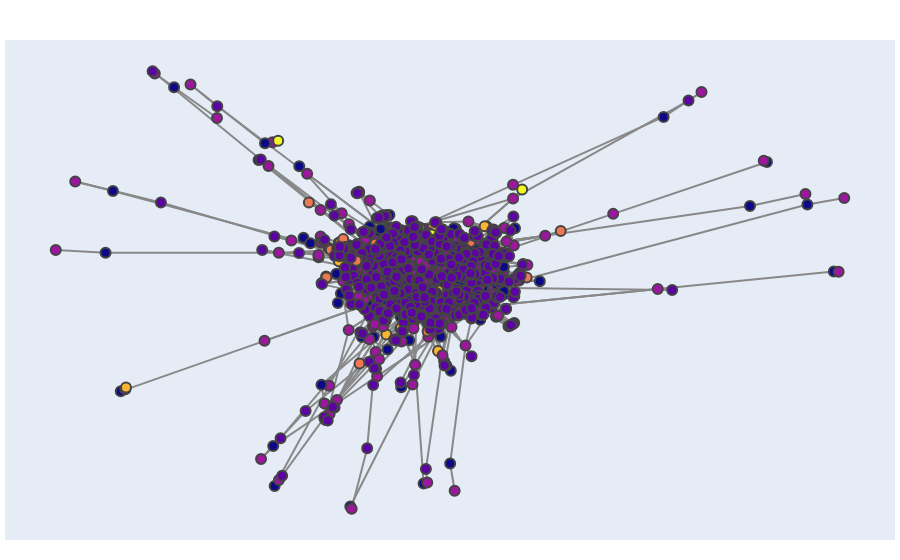

Notebook code cell kept with this figure:
### Code cell
show_graph(graph)

### Figure 1 — Plotly figure (JSON) as saved in the notebook; plotly's stock layout.template omitted (floating-point values rounded to 4 significant figures; data arrays with more than 128 entries replaced by an {"elided": "..."} marker saying what was removed)
{"data": [{"hoverinfo": "none", "line": {"color": "#888", "width": 2}, "mode": "lines", "type": "scatter", "x": {"elided": "13770 float values"}, "y": {"elided": "13770 float values"}}, {"hoverinfo": "text", "hovertext": {"elided": "1981 str values"}, "marker": {"color": {"elided": "1981 int values"}, "line": {"width": 2}, "size": 10}, "mode": "markers", "type": "scatter", "x": {"elided": "1981 float values"}, "y": {"elided": "1981 float values"}}], "layout": {"hovermode": "closest", "margin": {"b": 20, "l": 5, "r": 5, "t": 40}, "showlegend": false, "xaxis": {"showgrid": false, "showticklabels": false, "zeroline": false}, "yaxis": {"showgrid": false, "showticklabels": false, "zeroline": false}}}
